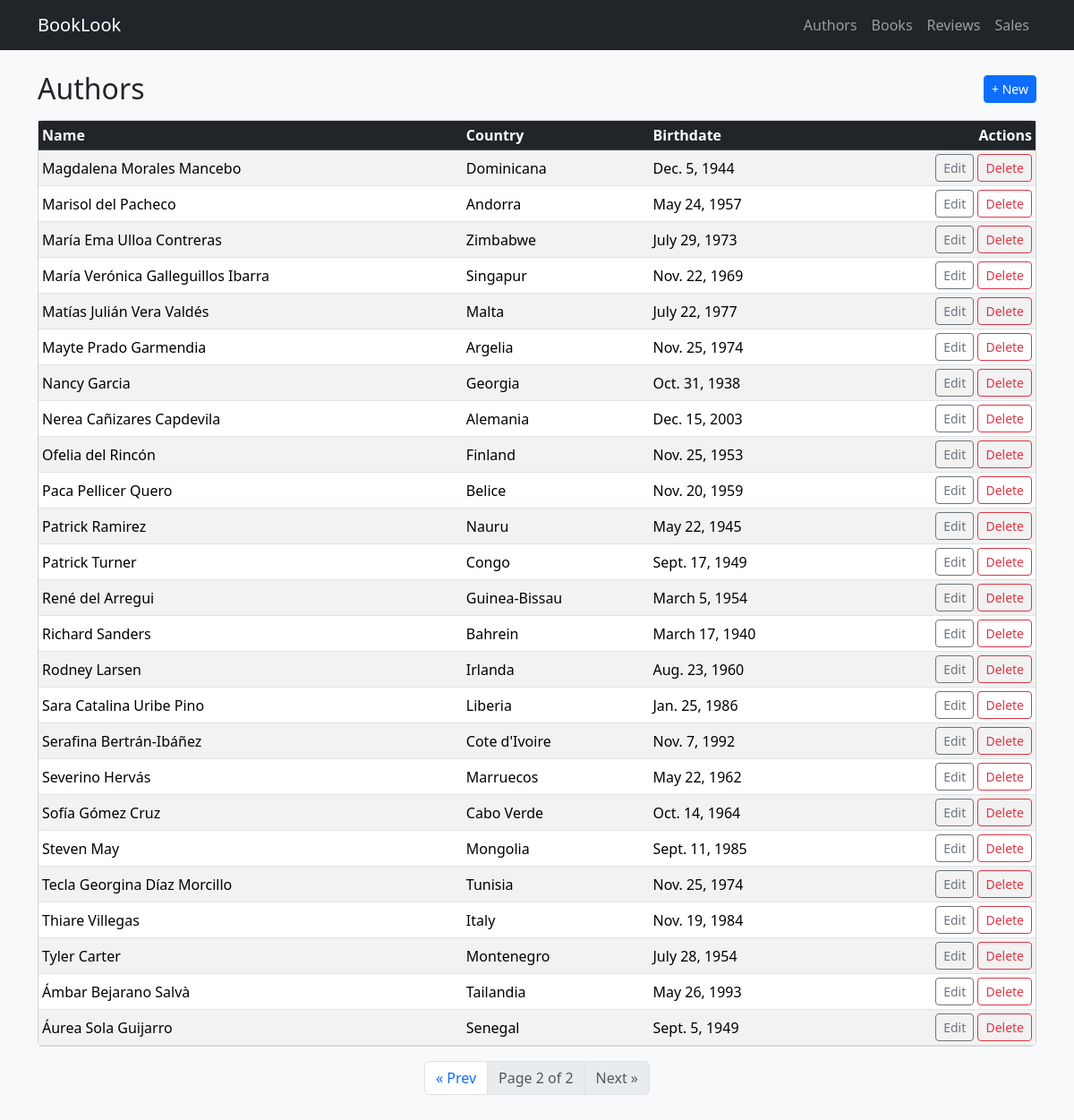
The page /authors/?page=2 on the database its author committed.
### app/models.py (models this page shows, shortened)
class Author(models.Model):
    name = models.CharField(max_length=100)
    birthdate = models.DateField()
    country = models.CharField(max_length=100)
    description = models.TextField(blank=True, null=True)

### app/views/authors.py (the view)
# urls.py: path("authors/", v_authors.author_list, name="author_list"),
def author_list(request):
    authors = Author.objects.all().order_by("name")
    page_obj = Paginator(authors, 25).get_page(request.GET.get("page"))
    return render(request, "app/authors/list.html", {"page_obj": page_obj})

### app/templates/app/authors/list.html (shortened to what this page needs)
{% extends "app/base.html" %}
{% block content %}
<div class="d-flex justify-content-between align-items-center mb-3">
  <h2 class="m-0">Authors</h2>
  <a class="btn btn-primary btn-sm" href="{% url 'author_create' %}">+ New</a>
</div>
<div class="card">
  <div class="table-responsive">
    <table class="table table-striped table-hover table-sm align-middle mb-0">
      <thead class="table-dark">
        <tr>
          <th>Name</th>
          <th>Country</th>
          <th>Birthdate</th>
          <th class="text-end">Actions</th>
        </tr>
      </thead>
      <tbody>
        {% for a in page_obj %}
        <tr>
          <td>{{ a.name }}</td>
          <td>{{ a.country }}</td>
          <td>{{ a.birthdate }}</td>
          <td class="text-end">
            <a class="btn btn-outline-secondary btn-sm" href="{% url 'author_update' a.id %}">Edit</a>
            <a class="btn btn-outline-danger btn-sm" href="{% url 'author_delete' a.id %}">Delete</a>
          </td>
        </tr>
        {% empty %}
        <tr>
          <td colspan="4" class="text-center text-muted py-4">No data</td>
        </tr>
        {% endfor %}
      </tbody>
    </table>
  </div>
</div>
<div class="mt-3">
  {% include "app/_pagination_bootstrap.html" %}
</div>
{% endblock %}

### rows shown on the page
Author: name "Magdalena Morales Mancebo", country "Dominicana", birthdate "Dec. 5, 1944"
Author: name "Marisol del Pacheco", country "Andorra", birthdate "May 24, 1957"
Author: name "María Ema Ulloa Contreras", country "Zimbabwe", birthdate "July 29, 1973"
Author: name "María Verónica Galleguillos Ibarra", country "Singapur", birthdate "Nov. 22, 1969"
Author: name "Matías Julián Vera Valdés", country "Malta", birthdate "July 22, 1977"
Author: name "Mayte Prado Garmendia", country "Argelia", birthdate "Nov. 25, 1974"
Author: name "Nancy Garcia", country "Georgia", birthdate "Oct. 31, 1938"
Author: name "Nerea Cañizares Capdevila", country "Alemania", birthdate "Dec. 15, 2003"
Author: name "Ofelia del Rincón", country "Finland", birthdate "Nov. 25, 1953"
Author: name "Paca Pellicer Quero", country "Belice", birthdate "Nov. 20, 1959"
Author: name "Patrick Ramirez", country "Nauru", birthdate "May 22, 1945"
Author: name "Patrick Turner", country "Congo", birthdate "Sept. 17, 1949"
Author: name "René del Arregui", country "Guinea-Bissau", birthdate "March 5, 1954"
Author: name "Richard Sanders", country "Bahrein", birthdate "March 17, 1940"
Author: name "Rodney Larsen", country "Irlanda", birthdate "Aug. 23, 1960"
Author: name "Sara Catalina Uribe Pino", country "Liberia", birthdate "Jan. 25, 1986"
Author: name "Serafina Bertrán-Ibáñez", country "Cote d'Ivoire", birthdate "Nov. 7, 1992"
Author: name "Severino Hervás", country "Marruecos", birthdate "May 22, 1962"
Author: name "Sofía Gómez Cruz", country "Cabo Verde", birthdate "Oct. 14, 1964"
Author: name "Steven May", country "Mongolia", birthdate "Sept. 11, 1985"
Author: name "Tecla Georgina Díaz Morcillo", country "Tunisia", birthdate "Nov. 25, 1974"
Author: name "Thiare Villegas", country "Italy", birthdate "Nov. 19, 1984"
Author: name "Tyler Carter", country "Montenegro", birthdate "July 28, 1954"
Author: name "Ámbar Bejarano Salvà", country "Tailandia", birthdate "May 26, 1993"
Author: name "Áurea Sola Guijarro", country "Senegal", birthdate "Sept. 5, 1949"

### other values the page prints
{{ page_obj.number }} "2"
{{ page_obj.paginator.num_pages }} "2"
